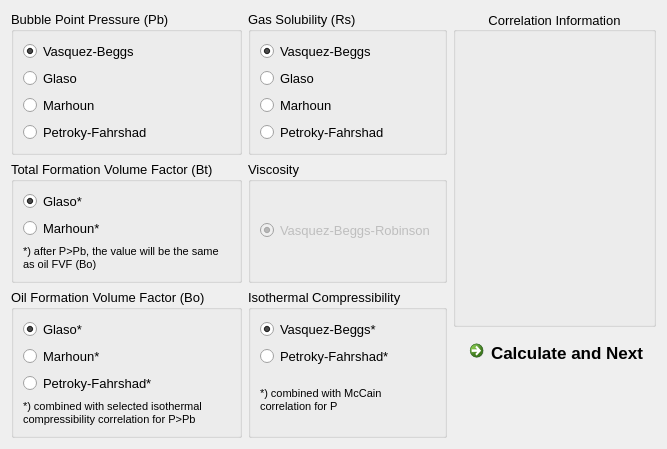
        <widget class="QWidget" name="tab_2">
         <attribute name="title">
          <string>CHOOSE CORRELATIONS</string>
         </attribute>
         <layout class="QHBoxLayout" name="horizontalLayout_3" stretch="3,2">
          <item>
           <layout class="QGridLayout" name="gridLayout_2">
            <item row="1" column="0">
             <widget class="QGroupBox" name="groupBox_4">
              <property name="font">
               <font>
                <family>Segoe UI</family>
                <pointsize>10</pointsize>
               </font>
              </property>
              <property name="title">
               <string>Total Formation Volume Factor (Bt)</string>
              </property>
              <layout class="QVBoxLayout" name="verticalLayout_6">
               <item>
                <widget class="QRadioButton" name="radioBtGlaso">
                 <property name="text">
                  <string>Glaso*</string>
                 </property>
                 <property name="checked">
                  <bool>true</bool>
                 </property>
                </widget>
               </item>
               <item>
                <widget class="QRadioButton" name="radioBtMarhoun">
                 <property name="text">
                  <string>Marhoun*</string>
                 </property>
                </widget>
               </item>
               <item>
                <widget class="QLabel" name="label_4">
                 <property name="font">
                  <font>
                   <family>Segoe UI</family>
                   <pointsize>8</pointsize>
                  </font>
                 </property>
                 <property name="text">
                  <string>*) after P&gt;Pb, the value will be the same as oil FVF (Bo)</string>
                 </property>
                 <property name="wordWrap">
                  <bool>true</bool>
                 </property>
                </widget>
               </item>
              </layout>
             </widget>
            </item>
            <item row="0" column="1">
             <widget class="QGroupBox" name="groupBox_3">
              <property name="font">
               <font>
                <family>Segoe UI</family>
                <pointsize>10</pointsize>
               </font>
              </property>
              <property name="title">
               <string>Gas Solubility (Rs)</string>
              </property>
              <layout class="QVBoxLayout" name="verticalLayout_7">
               <item>
                <widget class="QRadioButton" name="radioRsVasquez">
                 <property name="text">
                  <string>Vasquez-Beggs</string>
                 </property>
                 <property name="checked">
                  <bool>true</bool>
                 </property>
                </widget>
               </item>
               <item>
                <widget class="QRadioButton" name="radioRsGlaso">
                 <property name="text">
                  <string>Glaso</string>
                 </property>
                </widget>
               </item>
               <item>
                <widget class="QRadioButton" name="radioRsMarhoun">
                 <property name="text">
                  <string>Marhoun</string>
                 </property>
                </widget>
               </item>
               <item>
                <widget class="QRadioButton" name="radioRsPetroky">
                 <property name="text">
                  <string>Petroky-Fahrshad</string>
                 </property>
                </widget>
               </item>
              </layout>
             </widget>
            </item>
            <item row="0" column="0">
             <widget class="QGroupBox" name="groupBox_2">
              <property name="font">
               <font>
                <family>Segoe UI</family>
                <pointsize>10</pointsize>
               </font>
              </property>
              <property name="title">
               <string>Bubble Point Pressure (Pb)</string>
              </property>
              <layout class="QVBoxLayout" name="verticalLayout_3">
               <item>
                <widget class="QRadioButton" name="radioPbVasquezBeggs">
                 <property name="text">
                  <string>Vasquez-Beggs</string>
                 </property>
                 <property name="checked">
                  <bool>true</bool>
                 </property>
                </widget>
               </item>
               <item>
                <widget class="QRadioButton" name="radioPbGlaso">
                 <property name="text">
                  <string>Glaso</string>
                 </property>
                </widget>
               </item>
               <item>
                <widget class="QRadioButton" name="radioPbMarhoun">
                 <property name="text">
                  <string>Marhoun</string>
                 </property>
                </widget>
               </item>
               <item>
                <widget class="QRadioButton" name="radioPbPetroky">
                 <property name="text">
                  <string>Petroky-Fahrshad</string>
                 </property>
                </widget>
               </item>
              </layout>
             </widget>
            </item>
            <item row="1" column="1">
             <widget class="QGroupBox" name="groupBox_5">
              <property name="font">
               <font>
                <family>Segoe UI</family>
                <pointsize>10</pointsize>
               </font>
              </property>
              <property name="title">
               <string>Viscosity</string>
              </property>
              <layout class="QVBoxLayout" name="verticalLayout_8">
               <item>
                <widget class="QRadioButton" name="radioViscVasquezBeggsRobinson">
                 <property name="enabled">
                  <bool>false</bool>
                 </property>
                 <property name="text">
                  <string>Vasquez-Beggs-Robinson</string>
                 </property>
                 <property name="checked">
                  <bool>true</bool>
                 </property>
                </widget>
               </item>
              </layout>
             </widget>
            </item>
            <item row="2" column="0">
             <widget class="QGroupBox" name="groupBox_6">
              <property name="font">
               <font>
                <family>Segoe UI</family>
                <pointsize>10</pointsize>
               </font>
              </property>
              <property name="title">
               <string>Oil Formation Volume Factor (Bo)</string>
              </property>
              <layout class="QVBoxLayout" name="verticalLayout_10">
               <item>
                <widget class="QRadioButton" name="radioBoGlaso">
                 <property name="text">
                  <string>Glaso*</string>
                 </property>
                 <property name="checked">
                  <bool>true</bool>
                 </property>
                </widget>
               </item>
               <item>
                <widget class="QRadioButton" name="radioBoMarhoun">
                 <property name="text">
                  <string>Marhoun*</string>
                 </property>
                </widget>
               </item>
               <item>
                <widget class="QRadioButton" name="radioBoPetroky">
                 <property name="text">
                  <string>Petroky-Fahrshad*</string>
                 </property>
                </widget>
               </item>
               <item>
                <widget class="QLabel" name="label_8">
                 <property name="font">
                  <font>
                   <family>Segoe UI</family>
                   <pointsize>8</pointsize>
                  </font>
                 </property>
                 <property name="text">
                  <string>*) combined with selected isothermal compressibility correlation for P&gt;Pb</string>
                 </property>
                 <property name="wordWrap">
                  <bool>true</bool>
                 </property>
                </widget>
               </item>
              </layout>
             </widget>
            </item>
            <item row="2" column="1">
             <widget class="QGroupBox" name="groupBox_7">
              <property name="font">
               <font>
                <family>Segoe UI</family>
                <pointsize>10</pointsize>
               </font>
              </property>
              <property name="title">
               <string>Isothermal Compressibility</string>
              </property>
              <layout class="QVBoxLayout" name="verticalLayout_9">
               <item>
                <widget class="QRadioButton" name="radioICVasquez">
                 <property name="text">
                  <string>Vasquez-Beggs*</string>
                 </property>
                 <property name="checked">
                  <bool>true</bool>
                 </property>
                </widget>
               </item>
               <item>
                <widget class="QRadioButton" name="radioICPetroky">
                 <property name="text">
                  <string>Petroky-Fahrshad*</string>
                 </property>
                 <property name="checked">
                  <bool>false</bool>
                 </property>
                </widget>
               </item>
               <item>
                <widget class="QLabel" name="label_6">
                 <property name="font">
                  <font>
                   <family>Segoe UI</family>
                   <pointsize>8</pointsize>
                  </font>
                 </property>
                 <property name="text">
                  <string>*) combined with McCain correlation for P&lt;Pb</string>
                 </property>
                 <property name="wordWrap">
                  <bool>true</bool>
                 </property>
                </widget>
               </item>
              </layout>
             </widget>
            </item>
           </layout>
          </item>
          <item>
           <layout class="QVBoxLayout" name="verticalLayout_5" stretch="3,1">
            <item>
             <widget class="QGroupBox" name="groupBox">
              <property name="font">
               <font>
                <family>Segoe UI</family>
                <pointsize>10</pointsize>
               </font>
              </property>
              <property name="title">
               <string>Correlation Information</string>
              </property>
              <property name="alignment">
               <set>Qt::AlignCenter</set>
              </property>
             </widget>
            </item>
            <item alignment="Qt::AlignHCenter|Qt::AlignTop">
             <widget class="QCommandLinkButton" name="buttonCalcNext">
              <property name="font">
               <font>
                <family>Segoe UI</family>
                <pointsize>13</pointsize>
               </font>
              </property>
              <property name="cursor">
               <cursorShape>PointingHandCursor</cursorShape>
              </property>
              <property name="text">
               <string>Calculate and Next</string>
              </property>
             </widget>
            </item>
           </layout>
          </item>
         </layout>
        </widget>
